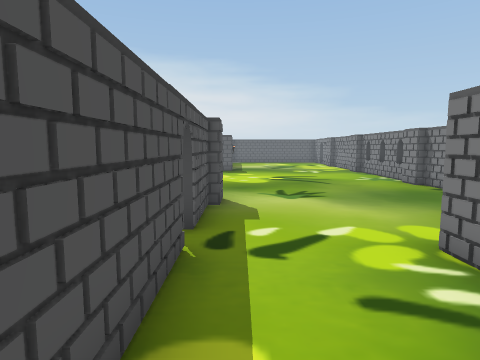
view 1 (above)

24 first-person views from a walk through a scene from a Unity 3-D project. The camera is 1.4 m above the floor, tilts 6° down and sees 75° across. The floor is counted in squares, 1 m on a side. Each view is taken from the middle of a square. On the plan, view 1 faces up. The plan holds only what a view shows up to about 14 squares ahead; the rest is blank. The place goes on beyond the plan. Some animated figures are not drawn. Door leaves are left out, so doorways stand open.

view 2
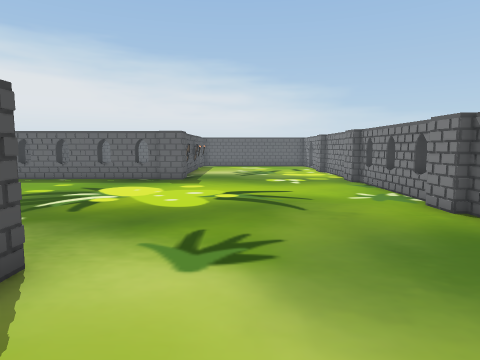

view 3
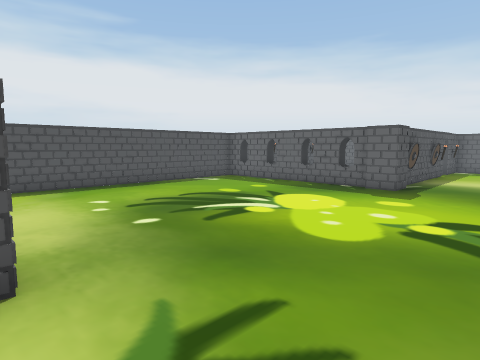

view 4
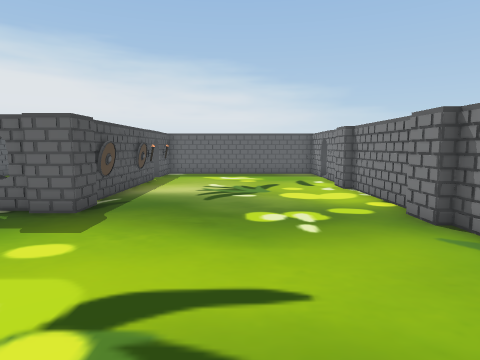

view 5
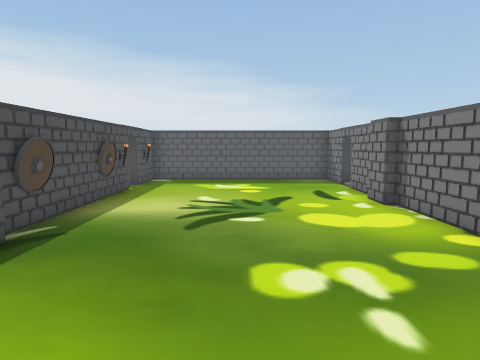

view 6
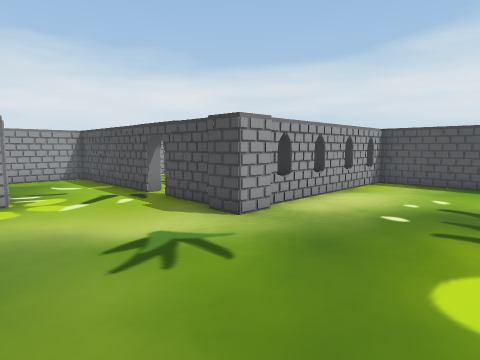

view 7
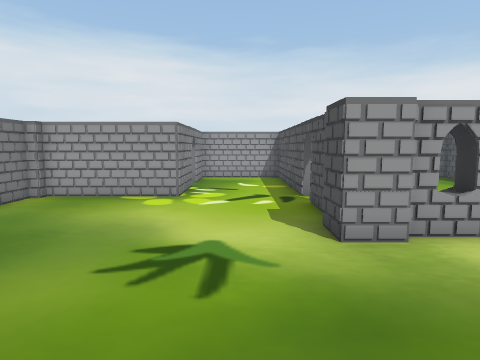

view 8
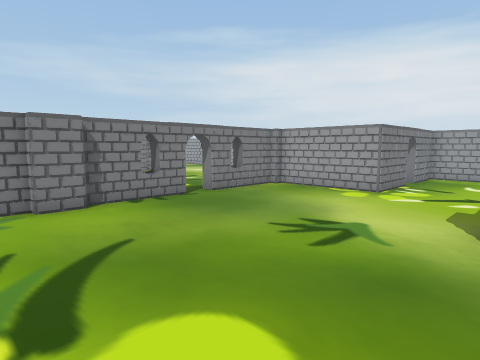

view 9
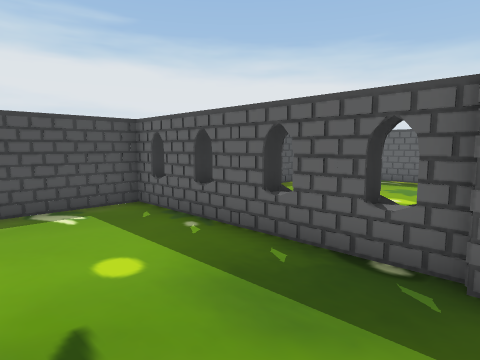

view 10
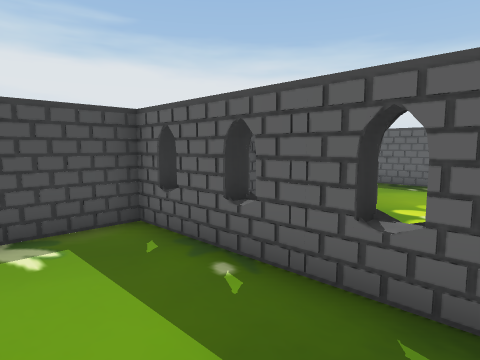

view 11
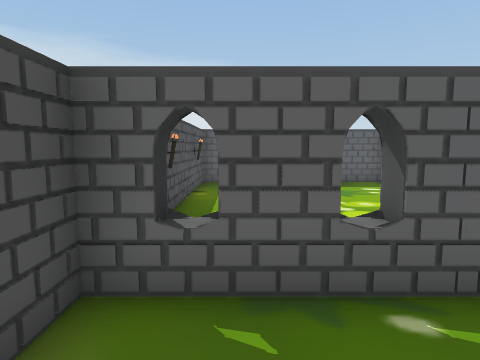

view 12
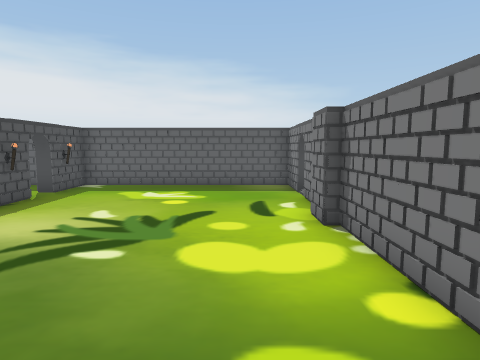

view 13
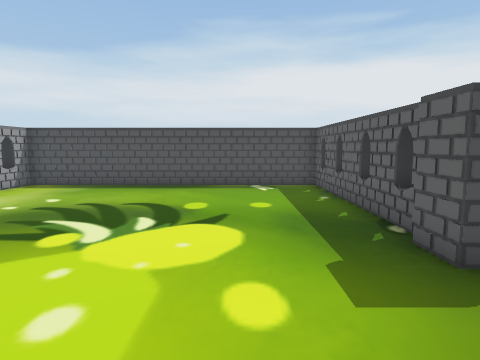

view 14
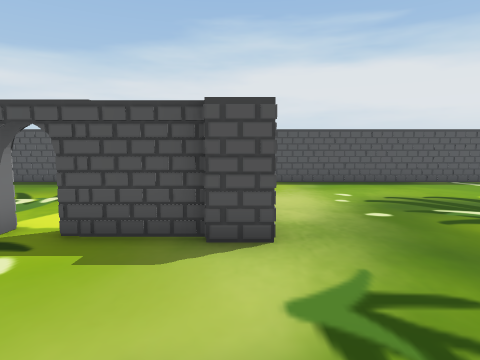

view 15
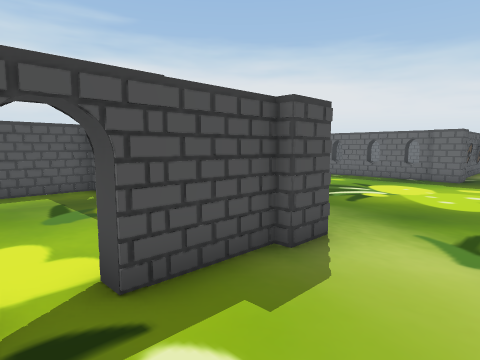

view 16
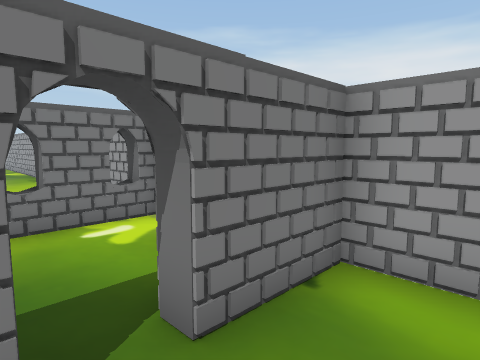

view 17
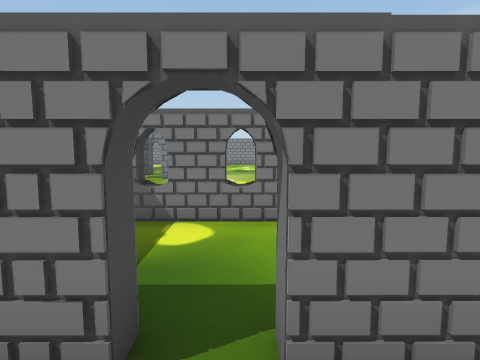

view 18
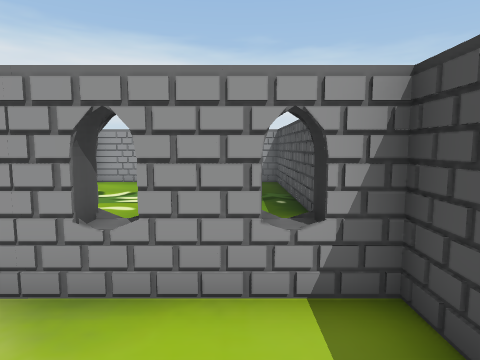

view 19
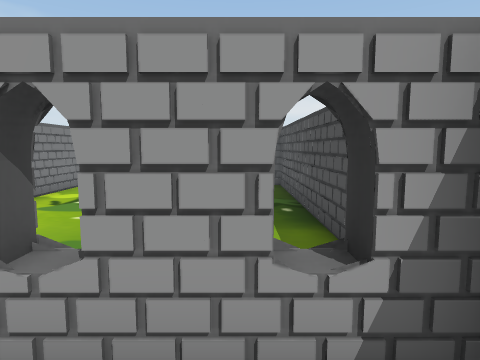

view 20
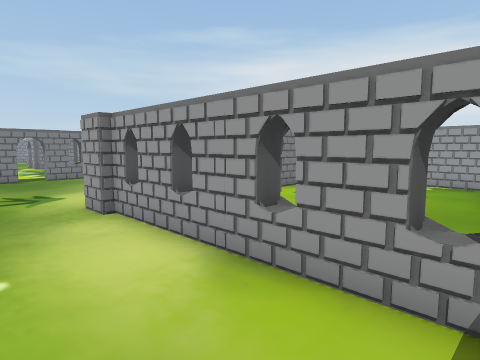

view 21
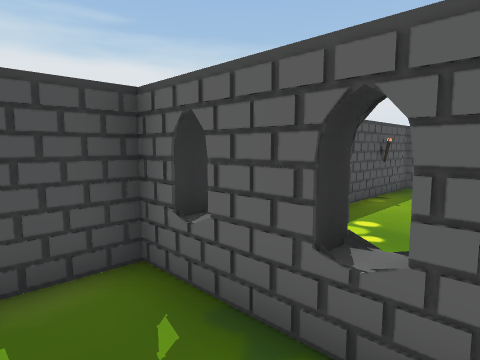

view 22
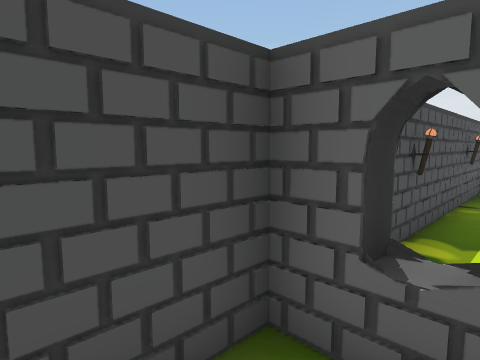

view 23
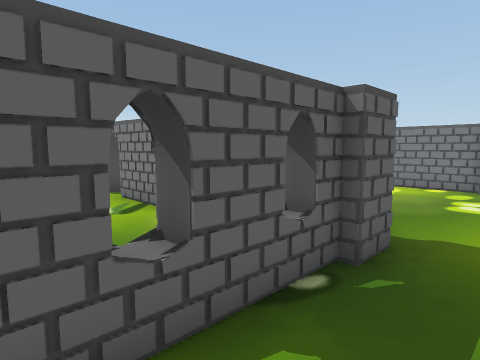

view 24
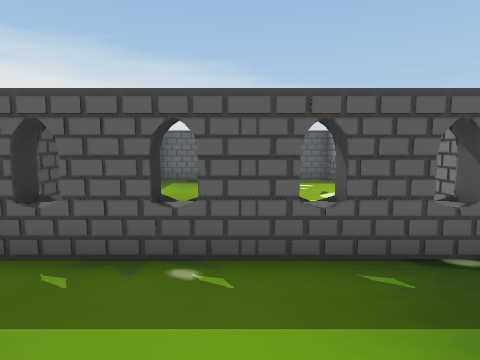

### Floor plan
Ten units are one square. View 1 is at (0, 0); x grows to the right and y downward. Boxes are objects, and circles mark ways between rooms. Rooms are numbered by the first view taken in them; rooms with no view inside come last. Other rooms are left out.
<svg viewBox="-90 -290 170 310">
<path fill="none" stroke="#000" d="M-15 -188 -85 -188 -85 -83 -15 -83M-26 -194 -26 -188M-37 -193 -43 -193M-55 -193 -61 -193M68 -185 68 -225M-8 -235 -8 -198M-71 -193 -78 -193M-26 -84 -26 -76M-8 -75 -8 -49M68 -95 68 -175M68 -241 68 -285 -8 -285 -8 -274M-78 -77 -72 -77M-8 -42 -8 15 27 15 27 -10M68 -61 74 -61M-13 -285 -30 -285M-46 -285 -85 -285 -85 -202M68 -45 68 -66M27 -17 27 -42 65 -42M73 -7 73 -12M68 14 68 -30"/>
<rect x="-15" y="-85" width="10" height="10" fill="#bbb"><title>other object</title></rect>
<rect x="-15" y="-195" width="10" height="10" fill="#bbb"><title>other object</title></rect>
<rect x="-15" y="-245" width="10" height="10" fill="#bbb"><title>other object</title></rect>
<rect x="-15" y="-255" width="10" height="10" fill="#bbb"><title>other object</title></rect>
<rect x="-15" y="-275" width="10" height="10" fill="#bbb"><title>other object</title></rect>
<rect x="65" y="-235" width="10" height="10" fill="#bbb"><title>other object</title></rect>
<circle cx="30" cy="-15" r="3" fill="#2a7"/>
<text x="0" y="-160">1</text>
<text x="50" y="-20">2</text>
</svg>
Room 1 opens to room 2.

Where each view was taken, in squares from view 1:
view 1: 0 up, 0 right, facing up
view 2: 5 up, 2 right, facing up
view 3: 8 up, 3 right, facing up-left
view 4: 12 up, 3 right, facing up
view 5: 15 up, 3 right, facing up
view 6: 13 up, 4 right, facing down-left
view 7: 13 up, 1 right, facing down
view 8: 14 up, 1 left, facing down-right
view 9: 15 up, 1 left, facing up-left
view 10: 16 up, 3 left, facing up-left
view 11: 16 up, 7 left, facing up
view 12: 17 up, 5 right, facing up
view 13: 16 up, 3 right, facing left
view 14: 8 up, 4 right, facing left
view 15: 4 up, 2 right, facing up-left
view 16: 2 up, 1 right, facing down-right
view 17: 1 up, 1 right, facing right
view 18: 11 up, 7 left, facing down
view 19: 10 up, 7 left, facing down
view 20: 11 up, 8 left, facing down-right
view 21: 17 up, 5 left, facing up-left
view 22: 17 up, 7 left, facing up-left
view 23: 17 up, 5 left, facing up-right
view 24: 15 up, 5 left, facing up
